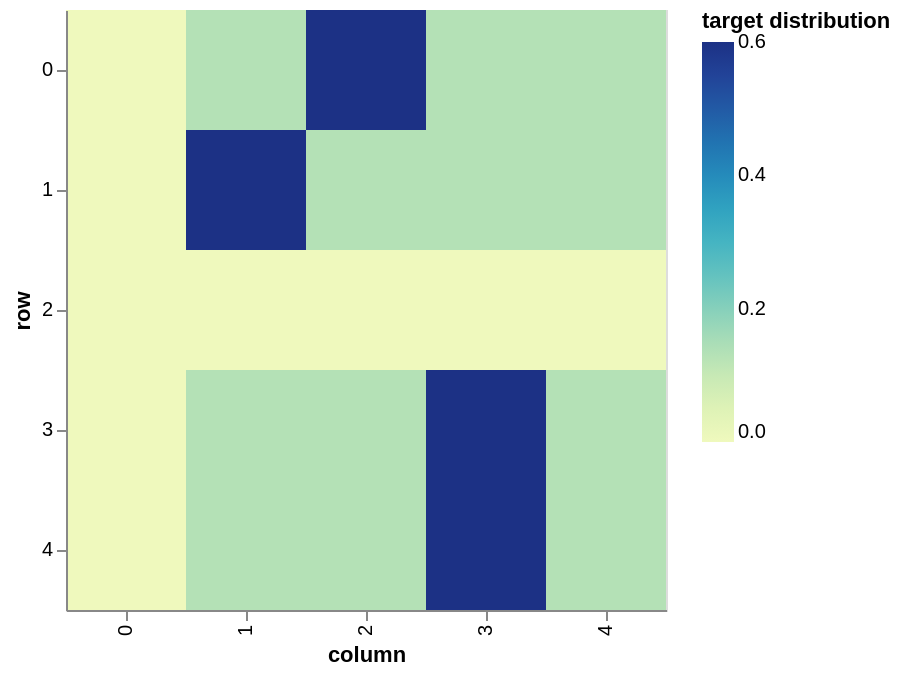

The cell this chart's notebook holds for it:
### Code cell
def example_label_smoothing():
    crit = LabelSmoothing(size=5, padding_idx=0, smoothing=0.4)
    predict = torch.FloatTensor(
        [
            [0, 0.2, 0.7, 0.1, 0],
            [0, 0.2, 0.7, 0.1, 0],
            [0, 0.2, 0.7, 0.1, 0],
            [0, 0.2, 0.7, 0.1, 0],
            [0, 0.2, 0.7, 0.1, 0],
        ]
    )
    crit(predict.log(), torch.LongTensor([2, 1, 0, 3, 3]))

    return pd.DataFrame(
        {
            "target distribution": crit.true_dist.flatten(),
            "column": [i for i in range(5)] * 5,
            "row": sum([[i] * 5 for i in range(5)], []),
        }
    )

df = example_label_smoothing()

alt.Chart(df).mark_rect().encode(
    x="column:O",
    y="row:O",
    color="target distribution:Q"
).properties(width=300, height=300)

### Figure 1 — Vega-Lite specification as saved in the notebook (floating-point values rounded to 4 significant figures)
{"config": {"view": {"continuousWidth": 300, "continuousHeight": 300}}, "data": {"name": "data-d8f6aa490612c8199ef6a8f71d5b3414"}, "mark": {"type": "rect"}, "encoding": {"color": {"field": "target distribution", "type": "quantitative"}, "x": {"field": "column", "type": "ordinal"}, "y": {"field": "row", "type": "ordinal"}}, "height": 300, "width": 300, "$schema": "https://vega.github.io/schema/vega-lite/v6.1.0.json", "datasets": {"data-d8f6aa490612c8199ef6a8f71d5b3414": [{"target distribution": 0.0, "column": 0, "row": 0}, {"target distribution": 0.1333, "column": 1, "row": 0}, {"target distribution": 0.6, "column": 2, "row": 0}, {"target distribution": 0.1333, "column": 3, "row": 0}, {"target distribution": 0.1333, "column": 4, "row": 0}, {"target distribution": 0.0, "column": 0, "row": 1}, {"target distribution": 0.6, "column": 1, "row": 1}, {"target distribution": 0.1333, "column": 2, "row": 1}, {"target distribution": 0.1333, "column": 3, "row": 1}, {"target distribution": 0.1333, "column": 4, "row": 1}, {"target distribution": 0.0, "column": 0, "row": 2}, {"target distribution": 0.0, "column": 1, "row": 2}, {"target distribution": 0.0, "column": 2, "row": 2}, {"target distribution": 0.0, "column": 3, "row": 2}, {"target distribution": 0.0, "column": 4, "row": 2}, {"target distribution": 0.0, "column": 0, "row": 3}, {"target distribution": 0.1333, "column": 1, "row": 3}, {"target distribution": 0.1333, "column": 2, "row": 3}, {"target distribution": 0.6, "column": 3, "row": 3}, {"target distribution": 0.1333, "column": 4, "row": 3}, {"target distribution": 0.0, "column": 0, "row": 4}, {"target distribution": 0.1333, "column": 1, "row": 4}, {"target distribution": 0.1333, "column": 2, "row": 4}, {"target distribution": 0.6, "column": 3, "row": 4}, {"target distribution": 0.1333, "column": 4, "row": 4}]}}
